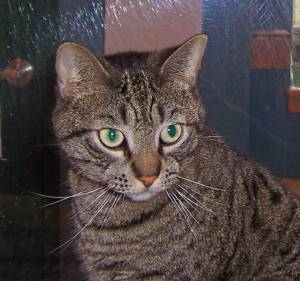
#> input picture Convolution/img/cat.jpg, 300 x 281 px
$ python main.py
#> lines starting #> are read from the running program, lines starting #| are printed output that depends on the picture
import numpy as np
import cv2

# https://en.wikipedia.org/wiki/Kernel_(image_processing)

# SHARPEN
# KERNEL = np.array([[0, -1, 0], [-1, 5, -1], [0, -1, 0]])

# EDGE DET
# KERNEL = np.array([[-1, -1, -1], [-1, 4, -1],[-1, -1, -1]])
# KERNEL = np.array([[-1, -1, -1], [-1, 8, -1],[-1, -1, -1]])

# BOX BLUR
# KERNEL = np.array([[1, 1, 1], [1, 1, 1], [1, 1, 1]])/9.0

# GAUSSIAN BLUR 3x3
KERNEL = np.array([[1, 2, 1], [2, 4, 2], [1, 2, 1]])/16.0

# IDENTITY
# KERNEL = np.array([[0, 0, 0], [0, 1, 0], [0, 0, 0]])


# grayscale
def process_image(image):
#> called with image = 'cat.jpg'
    image = cv2.imread(image)
#> image is the input picture: shape (281, 300, 3); mean B, G, R 68, 68.3, 78.8
    image = cv2.cvtColor(src=image, code=cv2.COLOR_BGR2GRAY)
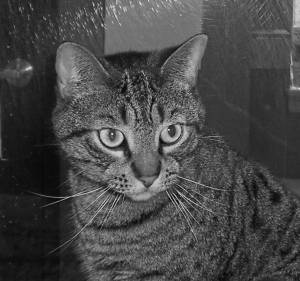
#> image: shape (281, 300); min 1, max 232, mean 71.5
    print("image matrix size: {0}".format(image.shape))
#| image matrix size: (281, 300)
    print("first 5 cols and 5 rows of image mat: ", image[:5, :5])
#| first 5 cols and 5 rows of image mat:  [[39 40 41 41 41]
#|  [41 42 42 43 43]
#|  [44 44 44 44 44]
#|  [45 44 43 43 42]
#|  [43 42 41 39 39]]
    cv2.imwrite("topleft.jpg", image[:100, :100])
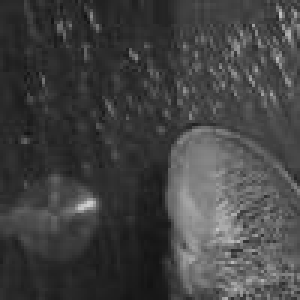
#> saved as topleft.jpg: shape (100, 100) (shown 3 times larger); min 18, max 208, mean 66.3
    return image

# 2d convolve
def convolve_2D(image, kernel):
    # flip kernel
    kernel = np.flipud(np.fliplr(kernel))

    # convolve output
    output = np.zeros_like(image)

    # zero padding to avoid index error
    image_padded = np.zeros((image.shape[0] + 2, image.shape[1] + 2))
    image_padded[1:-1, 1:-1] = image
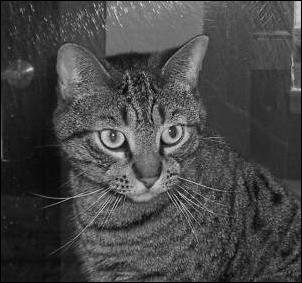
#> image_padded: shape (283, 302) float64; min 0, max 232, mean 70.5


    # iterate per pixel
    for x in range(image.shape[1]):
        for y in range(image.shape[0]):
            # process kernel w/ image
            output[y, x]=(kernel * image_padded[y: y+3, x: x+3]).sum()
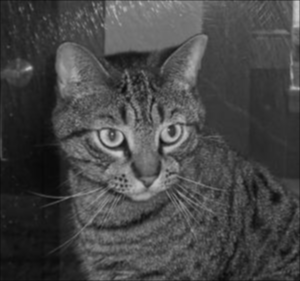
#> output: shape (281, 300); min 8, max 202, mean 70.8

    return output


input_image = process_image('cat.jpg')
out = convolve_2D(input_image, kernel=KERNEL)
cv2.imwrite('processed.jpg', out)
